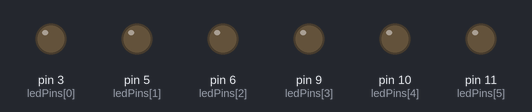
Bench run of a sketch on a simulated Arduino Uno, built with avr-gcc and run on an emulated ATmega328P. On the bench: output pins drawn as LEDs (lit = HIGH).

Above: at 0.15 s.
At 24.83 s:
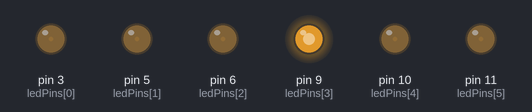
Timing chart, 0 to 24.7 s (numbered marks = the images above):
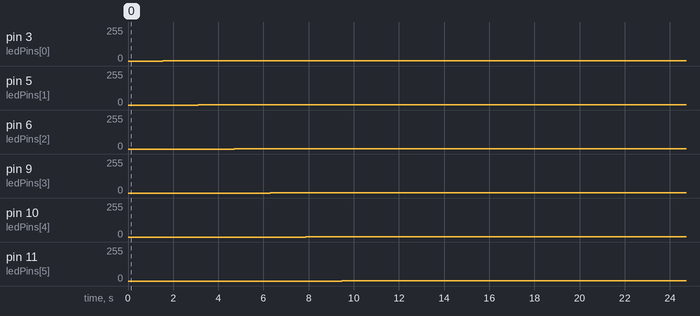

Measured:
- by itself, pin 3 (ledPins[0]): 0/255 → 1/255 at 1.5 s
- by itself, pin 5 (ledPins[1]): 0/255 → 1/255 at 3.1 s
- by itself, pin 6 (ledPins[2]): 0/255 → 1/255 at 4.7 s
- by itself, pin 9 (ledPins[3]): 0/255 → 1/255 at 6.3 s
- by itself, pin 10 (ledPins[4]): 0/255 → 1/255 at 7.9 s
- by itself, pin 11 (ledPins[5]): 0/255 → 1/255 at 9.5 s

The sketch:

ledsFade.ino
```cpp
const int ledCount = 6;

int ledPins[] = {
  3, 5, 6,
  9, 10, 11
};  // an array of pin numbers to which LEDs are attached

void setup(){
  // loop over the pin array and set them all to output:
  for (int thisLed = 0; thisLed < ledCount; thisLed++) {
    pinMode(ledPins[thisLed], OUTPUT);
  }
}

void loop(){
    for (int thisLed = 0; thisLed < ledCount; thisLed++){
        for (int i = 0; i < 255; i++){
            analogWrite(ledPins[thisLed], i);
            delay(3);
        }
        for (int i = 255; i > 0; i--){
            analogWrite(ledPins[thisLed], i);
            delay(3);
        }

        delay(50);
    //    digitalWrite(ledPins[thisLed], HIGH);
    //    delay(800);
    //    digitalWrite(ledPins[thisLed], LOW);
    //    delay(50);
    }
}
```
